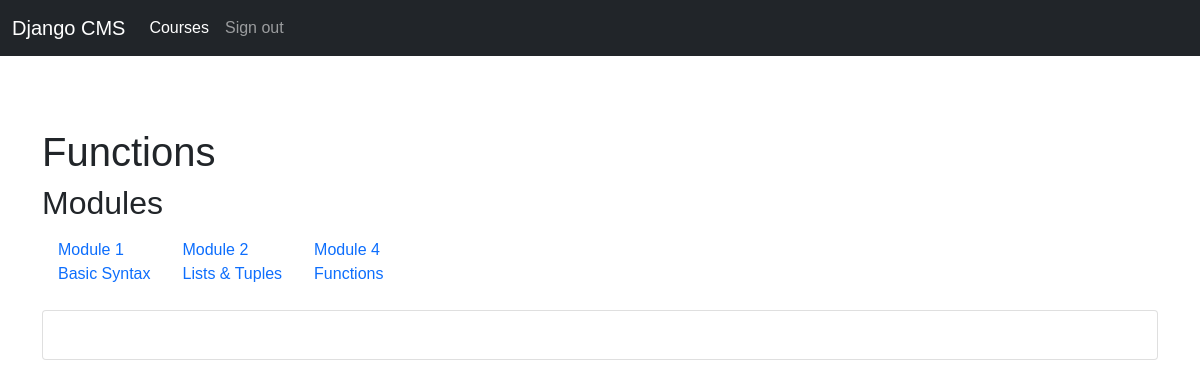
The app's page /students/course/1/4/ (signed in) with its own data.
### courses/models.py (models this page shows)
class Module(models.Model):
    course = models.ForeignKey(Course, related_name="modules", on_delete=models.CASCADE)
    title = models.CharField(max_length=200)
    description = models.TextField(blank=True)
    order = OrderField(blank=True, for_fields=["course"])
    class Meta:
        ordering = ["order"]
    def __str__(self):
        return "{}. {}".format(self.order, self.title)

### students/views.py (the view)
class StudentCourseDetailView(DetailView):
    model = Course
    template_name = "students/course/detail.html"
    def get_queryset(self):
        qs = super(StudentCourseDetailView, self).get_queryset()
        return qs.filter(students__in=[self.request.user])
    def get_context_data(self, **kwargs):
        context = super(StudentCourseDetailView, self).get_context_data(**kwargs)
        course = self.get_object()
        if "module_id" in self.kwargs:
            context["module"] = course.modules.get(id=self.kwargs["module_id"])
        else:
            context["module"] = course.modules.all()[0]
        return context

### students/templates/students/course/detail.html (shortened to what this page needs)
{% extends "base.html" %}
{% load cache %}
{% block content %}
    <div class="row">
        <div class="col-md-12">
            <h1>
                {{ module.title }}
            </h1>
            <h2>Modules</h2>
            <ul class="nav">
                {% for m in object.modules.all %}
                    <li class="nav-item" data-id="{{ m.id }}" {% if m == module %}class="selected"{% endif %}>
                        <a class="nav-link" href="{% url "student_course_detail_module" object.id m.id %}">
                    <span>
                        Module <span class="order">{{ m.order| add:1 }}</span>
                    </span>
                            <br>
                            {{ m.title }}
                        </a>
                    </li>
                {% empty %}
                    <li>No modules yet.</li>
                {% endfor %}
            </ul>
            <div class="card mt-3 mb-5">
                <div class="card-body">
                </div>
            </div>
        </div>
    </div>
{% endblock %}

### courses/static/css/base.css (style rules this page uses)
body { font-family: sans-serif; }

### records on screen
Module: title "Functions", order|add "4"
Module: order|add "1", title "Basic Syntax"
Module: order|add "2", title "Lists & Tuples"
